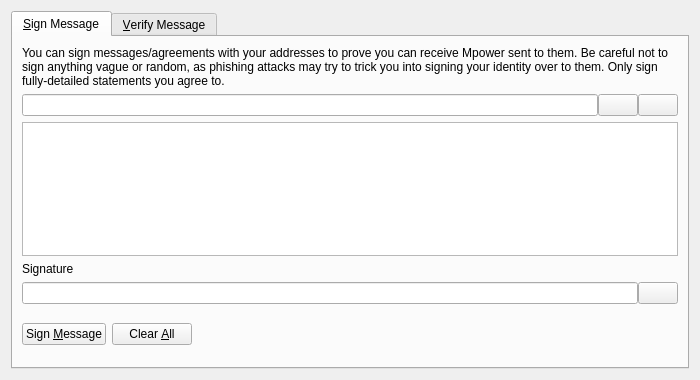
<?xml version="1.0" encoding="UTF-8"?>
<ui version="4.0">
 <class>SignVerifyMessageDialog</class>
 <widget class="QDialog" name="SignVerifyMessageDialog">
  <property name="geometry">
   <rect>
    <x>0</x>
    <y>0</y>
    <width>700</width>
    <height>380</height>
   </rect>
  </property>
  <property name="windowTitle">
   <string>Signatures - Sign / Verify a Message</string>
  </property>
  <property name="modal">
   <bool>true</bool>
  </property>
  <layout class="QVBoxLayout" name="verticalLayout">
   <item>
    <widget class="QTabWidget" name="tabWidget">
     <property name="currentIndex">
      <number>0</number>
     </property>
     <widget class="QWidget" name="tabSignMessage">
      <attribute name="title">
       <string>&amp;Sign Message</string>
      </attribute>
      <layout class="QVBoxLayout" name="verticalLayout_SM">
       <item>
        <widget class="QLabel" name="infoLabel_SM">
         <property name="text">
          <string>You can sign messages/agreements with your addresses to prove you can receive Mpower sent to them. Be careful not to sign anything vague or random, as phishing attacks may try to trick you into signing your identity over to them. Only sign fully-detailed statements you agree to.</string>
         </property>
         <property name="textFormat">
          <enum>Qt::PlainText</enum>
         </property>
         <property name="wordWrap">
          <bool>true</bool>
         </property>
        </widget>
       </item>
       <item>
        <layout class="QHBoxLayout" name="horizontalLayout_1_SM">
         <property name="spacing">
          <number>0</number>
         </property>
         <item>
          <widget class="QValidatedLineEdit" name="addressIn_SM">
           <property name="toolTip">
            <string>The Mpower address to sign the message with</string>
           </property>
          </widget>
         </item>
         <item>
          <widget class="QPushButton" name="addressBookButton_SM">
           <property name="toolTip">
            <string>Choose previously used address</string>
           </property>
           <property name="text">
            <string/>
           </property>
           <property name="shortcut">
            <string>Alt+A</string>
           </property>
           <property name="autoDefault">
            <bool>false</bool>
           </property>
          </widget>
         </item>
         <item>
          <widget class="QPushButton" name="pasteButton_SM">
           <property name="toolTip">
            <string>Paste address from clipboard</string>
           </property>
           <property name="text">
            <string/>
           </property>
           <property name="shortcut">
            <string>Alt+P</string>
           </property>
           <property name="autoDefault">
            <bool>false</bool>
           </property>
          </widget>
         </item>
        </layout>
       </item>
       <item>
        <widget class="QPlainTextEdit" name="messageIn_SM">
         <property name="toolTip">
          <string>Enter the message you want to sign here</string>
         </property>
        </widget>
       </item>
       <item>
        <widget class="QLabel" name="signatureLabel_SM">
         <property name="text">
          <string>Signature</string>
         </property>
         <property name="textFormat">
          <enum>Qt::PlainText</enum>
         </property>
        </widget>
       </item>
       <item>
        <layout class="QHBoxLayout" name="horizontalLayout_2_SM">
         <property name="spacing">
          <number>0</number>
         </property>
         <item>
          <widget class="QLineEdit" name="signatureOut_SM">
           <property name="font">
            <font>
             <italic>true</italic>
            </font>
           </property>
           <property name="readOnly">
            <bool>true</bool>
           </property>
          </widget>
         </item>
         <item>
          <widget class="QPushButton" name="copySignatureButton_SM">
           <property name="toolTip">
            <string>Copy the current signature to the system clipboard</string>
           </property>
           <property name="text">
            <string/>
           </property>
           <property name="autoDefault">
            <bool>false</bool>
           </property>
          </widget>
         </item>
        </layout>
       </item>
       <item>
        <layout class="QHBoxLayout" name="horizontalLayout_3_SM">
         <item>
          <widget class="QPushButton" name="signMessageButton_SM">
           <property name="toolTip">
            <string>Sign the message to prove you own this Mpower address</string>
           </property>
           <property name="text">
            <string>Sign &amp;Message</string>
           </property>
           <property name="autoDefault">
            <bool>false</bool>
           </property>
          </widget>
         </item>
         <item>
          <widget class="QPushButton" name="clearButton_SM">
           <property name="toolTip">
            <string>Reset all sign message fields</string>
           </property>
           <property name="text">
            <string>Clear &amp;All</string>
           </property>
           <property name="autoDefault">
            <bool>false</bool>
           </property>
          </widget>
         </item>
         <item>
          <spacer name="horizontalSpacer_1_SM">
           <property name="orientation">
            <enum>Qt::Horizontal</enum>
           </property>
           <property name="sizeHint" stdset="0">
            <size>
             <width>40</width>
             <height>48</height>
            </size>
           </property>
          </spacer>
         </item>
         <item>
          <widget class="QLabel" name="statusLabel_SM">
           <property name="font">
            <font>
             <weight>75</weight>
             <bold>true</bold>
            </font>
           </property>
           <property name="text">
            <string/>
           </property>
           <property name="wordWrap">
            <bool>true</bool>
           </property>
          </widget>
         </item>
         <item>
          <spacer name="horizontalSpacer_2_SM">
           <property name="orientation">
            <enum>Qt::Horizontal</enum>
           </property>
           <property name="sizeHint" stdset="0">
            <size>
             <width>40</width>
             <height>48</height>
            </size>
           </property>
          </spacer>
         </item>
        </layout>
       </item>
      </layout>
     </widget>
     <widget class="QWidget" name="tabVerifyMessage">
      <attribute name="title">
       <string>&amp;Verify Message</string>
      </attribute>
      <layout class="QVBoxLayout" name="verticalLayout_VM">
       <item>
        <widget class="QLabel" name="infoLabel_VM">
         <property name="text">
          <string>Enter the receiver's address, message (ensure you copy line breaks, spaces, tabs, etc. exactly) and signature below to verify the message. Be careful not to read more into the signature than what is in the signed message itself, to avoid being tricked by a man-in-the-middle attack. Note that this only proves the signing party receives with the address, it cannot prove sendership of any transaction!</string>
         </property>
         <property name="textFormat">
          <enum>Qt::PlainText</enum>
         </property>
         <property name="alignment">
          <set>Qt::AlignLeading|Qt::AlignLeft|Qt::AlignTop</set>
         </property>
         <property name="wordWrap">
          <bool>true</bool>
         </property>
        </widget>
       </item>
       <item>
        <layout class="QHBoxLayout" name="horizontalLayout_1_VM">
         <property name="spacing">
          <number>0</number>
         </property>
         <item>
          <widget class="QValidatedLineEdit" name="addressIn_VM">
           <property name="toolTip">
            <string>The Mpower address the message was signed with</string>
           </property>
          </widget>
         </item>
         <item>
          <widget class="QPushButton" name="addressBookButton_VM">
           <property name="toolTip">
            <string>Choose previously used address</string>
           </property>
           <property name="text">
            <string/>
           </property>
           <property name="shortcut">
            <string>Alt+A</string>
           </property>
           <property name="autoDefault">
            <bool>false</bool>
           </property>
          </widget>
         </item>
        </layout>
       </item>
       <item>
        <widget class="QPlainTextEdit" name="messageIn_VM"/>
       </item>
       <item>
        <widget class="QValidatedLineEdit" name="signatureIn_VM"/>
       </item>
       <item>
        <layout class="QHBoxLayout" name="horizontalLayout_2_VM">
         <item>
          <widget class="QPushButton" name="verifyMessageButton_VM">
           <property name="toolTip">
            <string>Verify the message to ensure it was signed with the specified Mpower address</string>
           </property>
           <property name="text">
            <string>Verify &amp;Message</string>
           </property>
           <property name="autoDefault">
            <bool>false</bool>
           </property>
          </widget>
         </item>
         <item>
          <widget class="QPushButton" name="clearButton_VM">
           <property name="toolTip">
            <string>Reset all verify message fields</string>
           </property>
           <property name="text">
            <string>Clear &amp;All</string>
           </property>
           <property name="autoDefault">
            <bool>false</bool>
           </property>
          </widget>
         </item>
         <item>
          <spacer name="horizontalSpacer_1_VM">
           <property name="orientation">
            <enum>Qt::Horizontal</enum>
           </property>
           <property name="sizeHint" stdset="0">
            <size>
             <width>40</width>
             <height>48</height>
            </size>
           </property>
          </spacer>
         </item>
         <item>
          <widget class="QLabel" name="statusLabel_VM">
           <property name="font">
            <font>
             <weight>75</weight>
             <bold>true</bold>
            </font>
           </property>
           <property name="text">
            <string/>
           </property>
           <property name="wordWrap">
            <bool>true</bool>
           </property>
          </widget>
         </item>
         <item>
          <spacer name="horizontalSpacer_2_VM">
           <property name="orientation">
            <enum>Qt::Horizontal</enum>
           </property>
           <property name="sizeHint" stdset="0">
            <size>
             <width>40</width>
             <height>48</height>
            </size>
           </property>
          </spacer>
         </item>
        </layout>
       </item>
      </layout>
     </widget>
    </widget>
   </item>
  </layout>
 </widget>
 <customwidgets>
  <customwidget>
   <class>QValidatedLineEdit</class>
   <extends>QLineEdit</extends>
   <header>qvalidatedlineedit.h</header>
  </customwidget>
 </customwidgets>
 <resources>
  <include location="../mpower.qrc"/>
 </resources>
 <connections/>
</ui>
